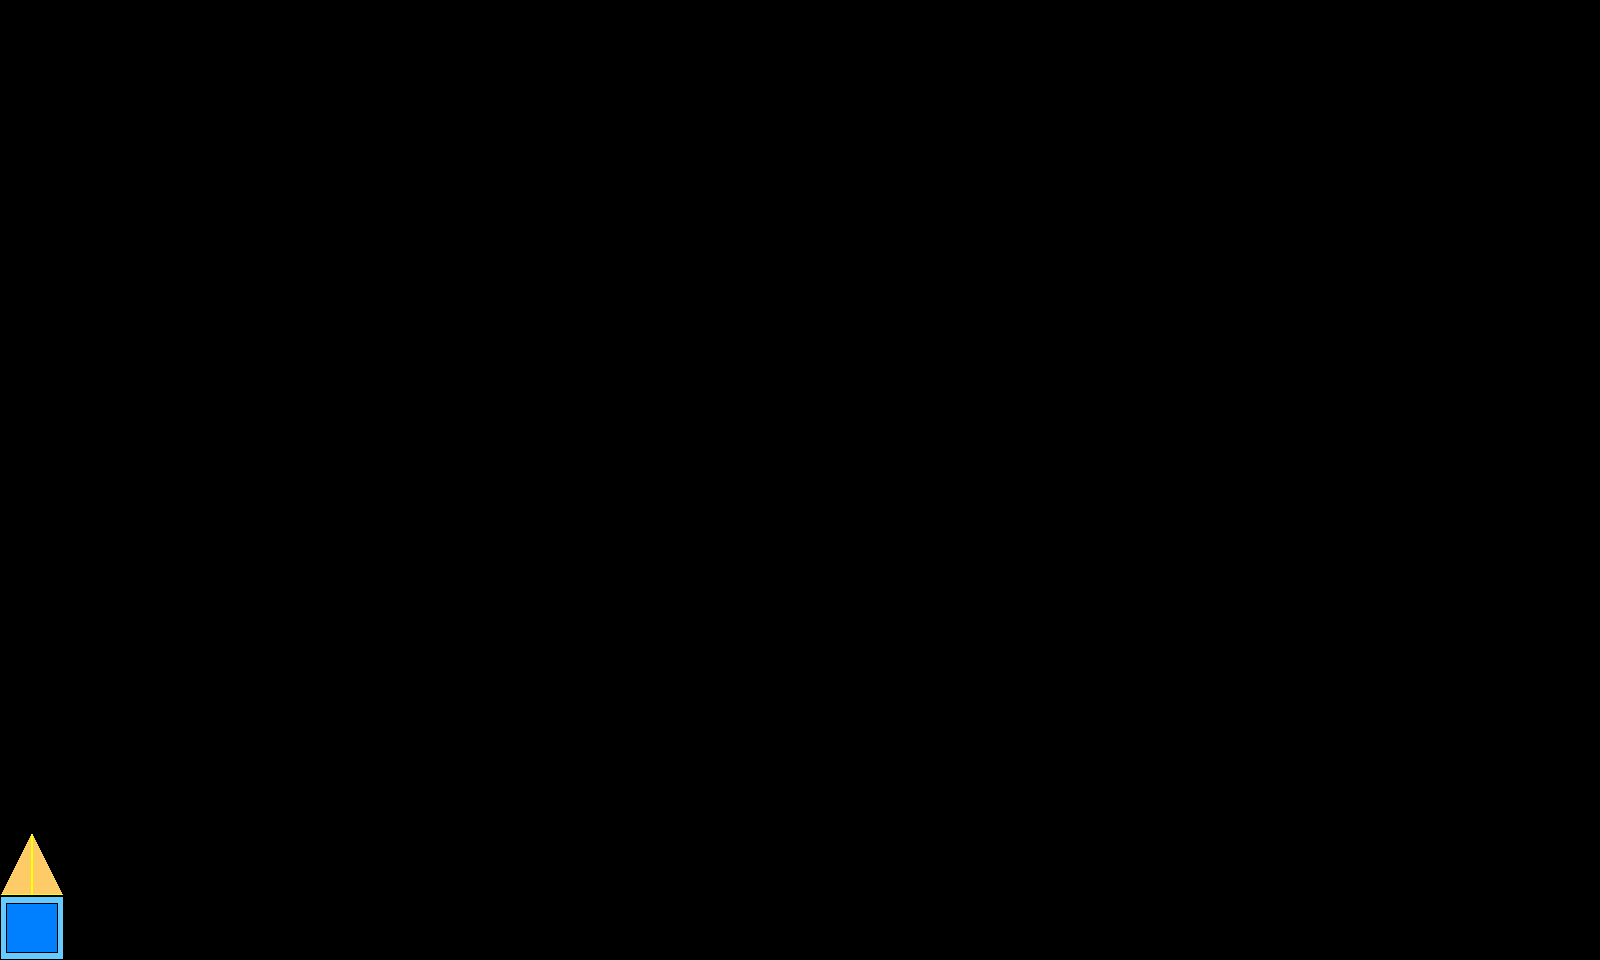

The image is a tile-based game level rendered from a .tmx file. Its description and complete source (layers, tilesets, objects, tile grids) follow:
An orthogonal 50x30 tile map with 32x32 px tiles, 1 tile layer (Tile Layer 1), 2 tilesets.

<map version="1.8" tiledversion="1.8.4" orientation="orthogonal" renderorder="right-down" width="50" height="30" tilewidth="32" tileheight="32" infinite="0" nextlayerid="2" nextobjectid="1">
 <tileset firstgid="1" name="Spike" tilewidth="64" tileheight="64" tilecount="1" columns="1">
  <image source="../triangle.png" width="64" height="64" />
 </tileset>
 <tileset firstgid="2" name="Block" tilewidth="64" tileheight="64" tilecount="1" columns="1">
  <image source="../square.png" width="64" height="64" />
 </tileset>
 <layer id="1" name="Tile Layer 1" width="50" height="30">
  <data encoding="csv">
0,0,0,0,0,0,0,0,0,0,0,0,0,0,0,0,0,0,0,0,0,0,0,0,0,0,0,0,0,0,0,0,0,0,0,0,0,0,0,0,0,0,0,0,0,0,0,0,0,0,
0,0,0,0,0,0,0,0,0,0,0,0,0,0,0,0,0,0,0,0,0,0,0,0,0,0,0,0,0,0,0,0,0,0,0,0,0,0,0,0,0,0,0,0,0,0,0,0,0,0,
0,0,0,0,0,0,0,0,0,0,0,0,0,0,0,0,0,0,0,0,0,0,0,0,0,0,0,0,0,0,0,0,0,0,0,0,0,0,0,0,0,0,0,0,0,0,0,0,0,0,
0,0,0,0,0,0,0,0,0,0,0,0,0,0,0,0,0,0,0,0,0,0,0,0,0,0,0,0,0,0,0,0,0,0,0,0,0,0,0,0,0,0,0,0,0,0,0,0,0,0,
0,0,0,0,0,0,0,0,0,0,0,0,0,0,0,0,0,0,0,0,0,0,0,0,0,0,0,0,0,0,0,0,0,0,0,0,0,0,0,0,0,0,0,0,0,0,0,0,0,0,
0,0,0,0,0,0,0,0,0,0,0,0,0,0,0,0,0,0,0,0,0,0,0,0,0,0,0,0,0,0,0,0,0,0,0,0,0,0,0,0,0,0,0,0,0,0,0,0,0,0,
0,0,0,0,0,0,0,0,0,0,0,0,0,0,0,0,0,0,0,0,0,0,0,0,0,0,0,0,0,0,0,0,0,0,0,0,0,0,0,0,0,0,0,0,0,0,0,0,0,0,
0,0,0,0,0,0,0,0,0,0,0,0,0,0,0,0,0,0,0,0,0,0,0,0,0,0,0,0,0,0,0,0,0,0,0,0,0,0,0,0,0,0,0,0,0,0,0,0,0,0,
0,0,0,0,0,0,0,0,0,0,0,0,0,0,0,0,0,0,0,0,0,0,0,0,0,0,0,0,0,0,0,0,0,0,0,0,0,0,0,0,0,0,0,0,0,0,0,0,0,0,
0,0,0,0,0,0,0,0,0,0,0,0,0,0,0,0,0,0,0,0,0,0,0,0,0,0,0,0,0,0,0,0,0,0,0,0,0,0,0,0,0,0,0,0,0,0,0,0,0,0,
0,0,0,0,0,0,0,0,0,0,0,0,0,0,0,0,0,0,0,0,0,0,0,0,0,0,0,0,0,0,0,0,0,0,0,0,0,0,0,0,0,0,0,0,0,0,0,0,0,0,
0,0,0,0,0,0,0,0,0,0,0,0,0,0,0,0,0,0,0,0,0,0,0,0,0,0,0,0,0,0,0,0,0,0,0,0,0,0,0,0,0,0,0,0,0,0,0,0,0,0,
0,0,0,0,0,0,0,0,0,0,0,0,0,0,0,0,0,0,0,0,0,0,0,0,0,0,0,0,0,0,0,0,0,0,0,0,0,0,0,0,0,0,0,0,0,0,0,0,0,0,
0,0,0,0,0,0,0,0,0,0,0,0,0,0,0,0,0,0,0,0,0,0,0,0,0,0,0,0,0,0,0,0,0,0,0,0,0,0,0,0,0,0,0,0,0,0,0,0,0,0,
0,0,0,0,0,0,0,0,0,0,0,0,0,0,0,0,0,0,0,0,0,0,0,0,0,0,0,0,0,0,0,0,0,0,0,0,0,0,0,0,0,0,0,0,0,0,0,0,0,0,
0,0,0,0,0,0,0,0,0,0,0,0,0,0,0,0,0,0,0,0,0,0,0,0,0,0,0,0,0,0,0,0,0,0,0,0,0,0,0,0,0,0,0,0,0,0,0,0,0,0,
0,0,0,0,0,0,0,0,0,0,0,0,0,0,0,0,0,0,0,0,0,0,0,0,0,0,0,0,0,0,0,0,0,0,0,0,0,0,0,0,0,0,0,0,0,0,0,0,0,0,
0,0,0,0,0,0,0,0,0,0,0,0,0,0,0,0,0,0,0,0,0,0,0,0,0,0,0,0,0,0,0,0,0,0,0,0,0,0,0,0,0,0,0,0,0,0,0,0,0,0,
0,0,0,0,0,0,0,0,0,0,0,0,0,0,0,0,0,0,0,0,0,0,0,0,0,0,0,0,0,0,0,0,0,0,0,0,0,0,0,0,0,0,0,0,0,0,0,0,0,0,
0,0,0,0,0,0,0,0,0,0,0,0,0,0,0,0,0,0,0,0,0,0,0,0,0,0,0,0,0,0,0,0,0,0,0,0,0,0,0,0,0,0,0,0,0,0,0,0,0,0,
0,0,0,0,0,0,0,0,0,0,0,0,0,0,0,0,0,0,0,0,0,0,0,0,0,0,0,0,0,0,0,0,0,0,0,0,0,0,0,0,0,0,0,0,0,0,0,0,0,0,
0,0,0,0,0,0,0,0,0,0,0,0,0,0,0,0,0,0,0,0,0,0,0,0,0,0,0,0,0,0,0,0,0,0,0,0,0,0,0,0,0,0,0,0,0,0,0,0,0,0,
0,0,0,0,0,0,0,0,0,0,0,0,0,0,0,0,0,0,0,0,0,0,0,0,0,0,0,0,0,0,0,0,0,0,0,0,0,0,0,0,0,0,0,0,0,0,0,0,0,0,
0,0,0,0,0,0,0,0,0,0,0,0,0,0,0,0,0,0,0,0,0,0,0,0,0,0,0,0,0,0,0,0,0,0,0,0,0,0,0,0,0,0,0,0,0,0,0,0,0,0,
0,0,0,0,0,0,0,0,0,0,0,0,0,0,0,0,0,0,0,0,0,0,0,0,0,0,0,0,0,0,0,0,0,0,0,0,0,0,0,0,0,0,0,0,0,0,0,0,0,0,
0,0,0,0,0,0,0,0,0,0,0,0,0,0,0,0,0,0,0,0,0,0,0,0,0,0,0,0,0,0,0,0,0,0,0,0,0,0,0,0,0,0,0,0,0,0,0,0,0,0,
0,0,0,0,0,0,0,0,0,0,0,0,0,0,0,0,0,0,0,0,0,0,0,0,0,0,0,0,0,0,0,0,0,0,0,0,0,0,0,0,0,0,0,0,0,0,0,0,0,0,
1,0,0,0,0,0,0,0,0,0,0,0,0,0,0,0,0,0,0,0,0,0,0,0,0,0,0,0,0,0,0,0,0,0,0,0,0,0,0,0,0,0,0,0,0,0,0,0,0,0,
0,0,0,0,0,0,0,0,0,0,0,0,0,0,0,0,0,0,0,0,0,0,0,0,0,0,0,0,0,0,0,0,0,0,0,0,0,0,0,0,0,0,0,0,0,0,0,0,0,0,
2,0,0,0,0,0,0,0,0,0,0,0,0,0,0,0,0,0,0,0,0,0,0,0,0,0,0,0,0,0,0,0,0,0,0,0,0,0,0,0,0,0,0,0,0,0,0,0,0,0
</data>
 </layer>
</map>
